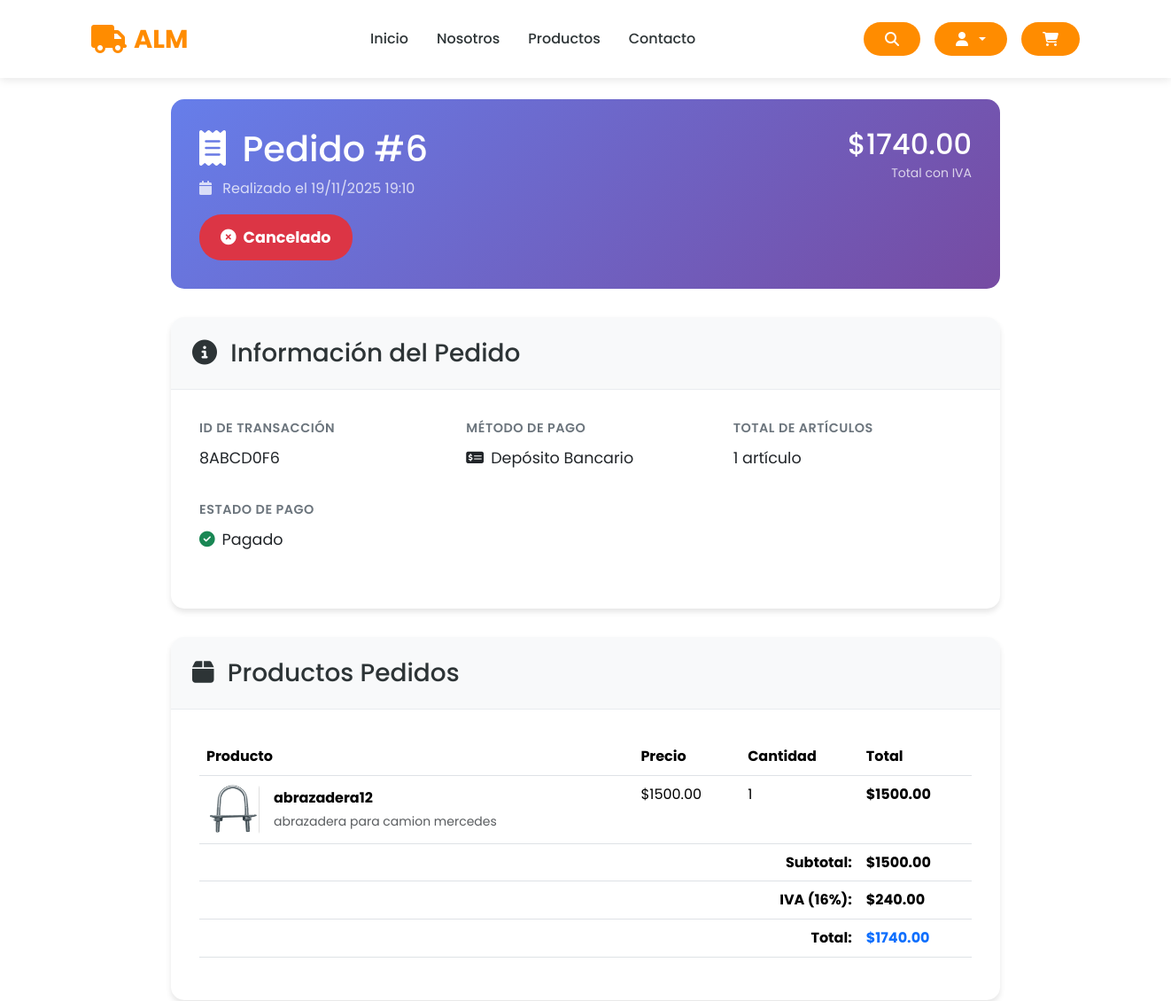
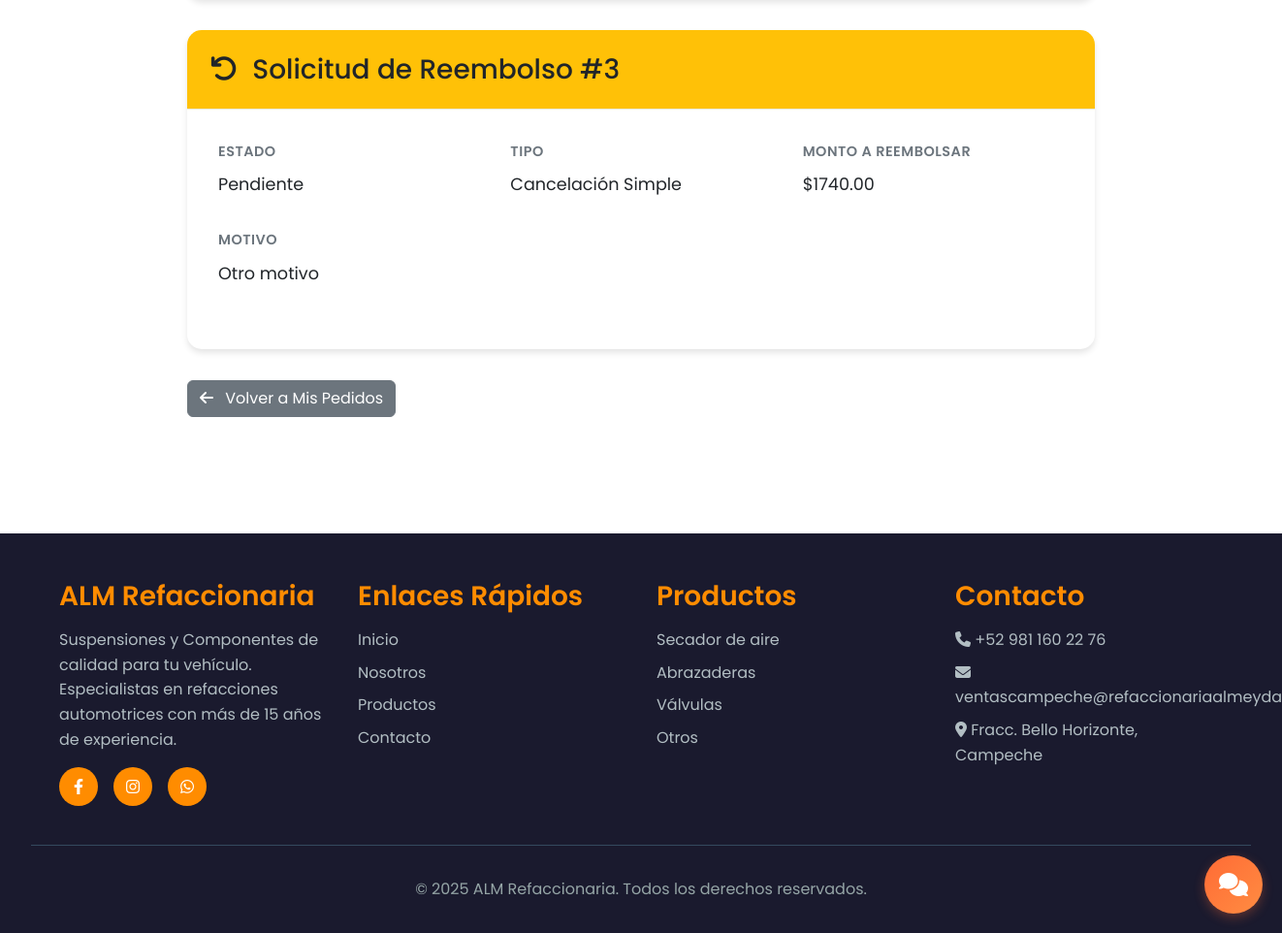
/order/6/detail/ (signed in), run on the app's committed database (2 pictures, top to bottom).
### store/models.py (models this page shows, shortened)
class Order(models.Model):
    STATUS_CHOICES = [
        ('Pendiente', 'Pendiente'),
        ('Procesando', 'Procesando'),
        ('Enviado', 'Enviado'),
        ('Entregado', 'Entregado'),
        ('Cancelado', 'Cancelado'),
    ]
    customer = models.ForeignKey(Customer, on_delete=models.SET_NULL, null=True, blank=True)
    date_ordered = models.DateTimeField(auto_now_add=True)
    complete = models.BooleanField(default=False)
    transaction_id = models.CharField(max_length=200, null=True)
    status = models.CharField(max_length=20, choices=STATUS_CHOICES, default='Pendiente')
    estimated_delivery = models.DateField(null=True, blank=True)
    custom_message = models.TextField(null=True, blank=True)
    @property
    def get_cart_items(self):
        return sum(item.quantity for item in self.orderitem_set.all())
    @property
    def get_cart_total(self):
        return sum(item.get_total for item in self.orderitem_set.all())
    @property
    def get_cart_iva(self):
        return self.get_cart_total * 0.16
    @property
    def get_cart_total_with_iva(self):
        return self.get_cart_total * 1.16

class OrderItem(models.Model):
    product = models.ForeignKey(Product, on_delete=models.SET_NULL, null=True)
    order = models.ForeignKey(Order, on_delete=models.SET_NULL, null=True)
    quantity = models.IntegerField(default=0)
    date_added = models.DateTimeField(auto_now_add=True)
    @property
    def get_total(self):
        if not self.product:  # Si no hay producto
            return 0
        if self.product.offer and self.product.offer_price is not None:
            return self.product.offer_price * self.quantity
        return self.product.price * self.quantity

class Product(models.Model):
    CATEGORY_CHOICES = [
        ('Sujeción y Soporte', 'Sujeción y Soporte'),
        ('Motor y Transmisión', 'Motor y Transmisión'),
        ('Sistema hidraulico y Neumatico', 'Sistema hidraulico y Neumatico'),
        ('Bujes y Casquillos', 'Bujes y Casquillos'),
        ('Sistema de Frenos', 'Sistema de Frenos'),
        ('Accesorios y Misceláneos', 'Accesorios y Misceláneos'),
    ]
    MATERIAL_CHOICES = [
        ('Acero', 'Acero'),
        ('Hierro fundido', 'Hierro fundido'),
        ('Bronce / Latón', 'Bronce / Latón'),
        ('Aluminio', 'Aluminio'),
        ('Goma / Poliuretano', 'Goma / Poliuretano'),
        ('Otro', 'Otro'),
    ]
    PROVEEDOR_CHOICES = [
        ('Productos Almeyda', 'Productos Almeyda'),
    ]
    proveedor = models.CharField(max_length=100, choices=PROVEEDOR_CHOICES)
    seller = models.ForeignKey(User, on_delete=models.CASCADE)
    name = models.CharField(max_length=200)
    description = models.TextField(max_length=1000, null=True, blank=True)
    price = models.FloatField()
    offer_price = models.FloatField(null=True, blank=True)
    offer = models.BooleanField(default=False)
    quantity = models.IntegerField()
    category = models.CharField(max_length=50, choices=CATEGORY_CHOICES)
    height_cm = models.FloatField()
    width_cm = models.FloatField()
    material = models.CharField(max_length=50, choices=MATERIAL_CHOICES)
    likes = models.ManyToManyField(User, related_name='liked_products', blank=True)
    date_of_delivery = models.DateField(null=True, blank=True)
    image = models.ImageField(null=True, blank=False)
    imageuno = models.ImageField(null=True, blank=False)
    imagedos = models.ImageField(null=True, blank=False)
    imagetres = models.ImageField(null=True, blank=False)
    @property
    def imageURL(self):
        try:
            url = self.image.url
        except:
            url = ''
        return url

class Refund(models.Model):
    REFUND_STATUS_CHOICES = [
        ('pending', 'Pendiente'),
        ('approved', 'Aprobado'),
        ('processing', 'Procesando'),
        ('completed', 'Completado'),
        ('rejected', 'Rechazado'),
        ('waiting_return', 'Esperando Devolución'),
        ('product_received', 'Producto Recibido'),
        ('quality_check', 'Verificando Calidad'),
    ]
    REFUND_TYPE_CHOICES = [
        ('cancellation', 'Cancelación Simple'),
        ('return_refund', 'Devolución con Retorno'),
    ]
    REFUND_REASON_CHOICES = [
        ('changed_mind', 'Cambié de opinión'),
        ('wrong_product', 'Producto incorrecto'),
        ('defective', 'Producto defectuoso'),
        ('not_as_described', 'No como se describía'),
        ('damaged_shipping', 'Dañado en envío'),
        ('other', 'Otro motivo'),
    ]
    order = models.OneToOneField(Order, on_delete=models.CASCADE, related_name='refund')
    customer = models.ForeignKey(Customer, on_delete=models.CASCADE)
    refund_type = models.CharField(max_length=20, choices=REFUND_TYPE_CHOICES)
    status = models.CharField(max_length=20, choices=REFUND_STATUS_CHOICES, default='pending')
    reason = models.CharField(max_length=20, choices=REFUND_REASON_CHOICES)
    customer_notes = models.TextField(blank=True, null=True, verbose_name="Comentarios del cliente")
    admin_notes = models.TextField(blank=True, null=True, verbose_name="Notas del administrador")
    refund_amount = models.DecimalField(max_digits=10, decimal_places=2, verbose_name="Monto a reembolsar")
    refund_fee = models.DecimalField(max_digits=10, decimal_places=2, default=0, verbose_name="Com isión por reembolso")
    final_refund_amount = models.DecimalField(max_digits=10, decimal_places=2, verbose_name="Monto final de reembolso")
    requested_at = models.DateTimeField(auto_now_add=True)
    processed_at = models.DateTimeField(null=True, blank=True)
    completed_at = models.DateTimeField(null=True, blank=True)
    return_deadline = models.DateTimeField(null=True, blank=True, verbose_name="Fecha límite para devolver")
    product_returned_at = models.DateTimeField(null=True, blank=True)
    quality_approved = models.BooleanField(null=True, blank=True)
    processed_by = models.ForeignKey(User, on_delete=models.SET_NULL, null=True, blank=True, related_name='processed_refunds')
    class Meta:
        ordering = ['-requested_at']
        verbose_name = "Reembolso"
        verbose_name_plural = "Reembolsos"

### store/views.py (the view)
# urls.py: path('order/<int:order_id>/detail/', views.order_detail, name='order_detail'),
@login_required
def order_detail(request, order_id):
    try:
        customer = request.user.customer
        order = get_object_or_404(Order, id=order_id, customer=customer)
        order_history = OrderHistory.objects.filter(order=order).first()
        shipping_address = ShippingAddress.objects.filter(order=order).first()
        refund = getattr(order, 'refund', None)  # Verificar si existe reembolso
        can_request_refund = order.complete and not refund
        can_cancel = order.status in ['Pendiente', 'Procesando'] and not refund
        requires_return = order.status in ['Enviado', 'Entregado']
        data = cartData(request)
        context = {
            'cartItems': data['cartItems'],
            'order': order,
            'order_history': order_history,
            'shipping_address': shipping_address,
            'refund': refund,
            'can_request_refund': can_request_refund,
            'can_cancel': can_cancel,
            'requires_return': requires_return,
        }
        return render(request, 'store/order_detail.html', context)
    except Customer.DoesNotExist:
        messages.error(request, 'No tienes permisos para ver este pedido.')
        return redirect('order_history')

### store/templates/store/order_detail.html (shortened to what this page needs)
{% extends 'store/base.html' %}
{% load static %}
{% block content %}
<div class="order-detail-container">
    <div class="order-header">
        <div class="d-flex justify-content-between align-items-start">
            <div>
                <h1 class="mb-2">
                    <i class="fas fa-receipt me-2"></i>
                    Pedido #{{ order.id }}
                </h1>
                <p class="mb-3 opacity-75">
                    <i class="fas fa-calendar me-2"></i>
                    Realizado el {{ order.date_ordered|date:"d/m/Y H:i" }}
                </p>
                <div class="order-status-badge
                    {% if order.status == 'Pendiente' %}status-pending
                    {% elif order.status == 'Procesando' %}status-processing
                    {% elif order.status == 'Enviado' %}status-shipped
                    {% elif order.status == 'Entregado' %}status-delivered
                    {% elif order.status == 'Cancelado' %}status-cancelled
                    {% endif %}">
                    {% if order.status == 'Pendiente' %}
                        <i class="fas fa-clock"></i>
                    {% elif order.status == 'Procesando' %}
                        <i class="fas fa-cogs"></i>
                    {% elif order.status == 'Enviado' %}
                        <i class="fas fa-truck"></i>
                    {% elif order.status == 'Entregado' %}
                        <i class="fas fa-check-circle"></i>
                    {% elif order.status == 'Cancelado' %}
                        <i class="fas fa-times-circle"></i>
                    {% endif %}
                    {{ order.status }}
                </div>
            </div>
            <div class="text-end">
                <div class="h2 mb-0">${{ order.get_cart_total_with_iva|floatformat:2 }}</div>
                <small class="opacity-75">Total con IVA</small>
            </div>
        </div>
    </div>
    <div class="detail-card">
        <div class="detail-card-header">
            <h3 class="mb-0">
                <i class="fas fa-info-circle me-2"></i>
                Información del Pedido
            </h3>
        </div>
        <div class="detail-card-body">
            <div class="info-grid">
                <div class="info-item">
                    <span class="info-label">ID de Transacción</span>
                    <span class="info-value">{{ order.transaction_id|default:"No disponible" }}</span>
                </div>
                <div class="info-item">
                    <span class="info-label">Método de Pago</span>
                    <span class="info-value">
                        {% if order_history.payment_method == 'bank-transfer' %}
                            <i class="fas fa-university me-2"></i>Transferencia Bancaria
                        {% elif order_history.payment_method == 'bank-deposit' %}
                            <i class="fas fa-money-check-alt me-2"></i>Depósito Bancario
                        {% elif order_history.payment_method == 'online-payment' %}
                            <i class="fas fa-credit-card me-2"></i>Pago en Línea
                        {% else %}
                            No especificado
                        {% endif %}
                    </span>
                </div>
                <div class="info-item">
                    <span class="info-label">Total de Artículos</span>
                    <span class="info-value">{{ order.get_cart_items }} artículo{{ order.get_cart_items|pluralize }}</span>
                </div>
                <div class="info-item">
                    <span class="info-label">Estado de Pago</span>
                    <span class="info-value">
                        {% if order.complete %}
                            <i class="fas fa-check-circle text-success me-2"></i>Pagado
                        {% else %}
                            <i class="fas fa-clock text-warning me-2"></i>Pendiente
                        {% endif %}
                    </span>
                </div>
            </div>
        </div>
    </div>
    <div class="detail-card">
        <div class="detail-card-header">
            <h3 class="mb-0">
                <i class="fas fa-box me-2"></i>
                Productos Pedidos
            </h3>
        </div>
        <div class="detail-card-body">
            <div class="table-responsive">
                <table class="table">
                    <thead>
                        <tr>
                            <th>Producto</th>
                            <th>Precio</th>
                            <th>Cantidad</th>
                            <th>Total</th>
                        </tr>
                    </thead>
                    <tbody>
                        {% for item in order.orderitem_set.all %}
                        <tr>
                            <td>
                                <div class="d-flex align-items-center">
                                    {% if item.product.image %}
                                        <img src="{{ item.product.imageURL }}" alt="{{ item.product.name }}" width="60" height="60" class="me-3 rounded">
                                    {% else %}
                                        <div class="me-3 bg-light d-flex align-items-center justify-content-center rounded" style="width: 60px; height: 60px;">
                                            <i class="fas fa-image text-muted"></i>
                                        </div>
                                    {% endif %}
                                    <div>
                                        <strong>{{ item.product.name }}</strong>
                                        {% if item.product.description %}
                                            <br><small class="text-muted">{{ item.product.description|truncatewords:10 }}</small>
                                        {% endif %}
                                    </div>
                                </div>
                            </td>
                            <td>${{ item.product.price|floatformat:2 }}</td>
                            <td>{{ item.quantity }}</td>
                            <td><strong>${{ item.get_total|floatformat:2 }}</strong></td>
                        </tr>
                        {% endfor %}
                    </tbody>
                    <tfoot>
                        <tr>
                            <td colspan="3" class="text-end"><strong>Subtotal:</strong></td>
                            <td><strong>${{ order.get_cart_total|floatformat:2 }}</strong></td>
                        </tr>
                        <tr>
                            <td colspan="3" class="text-end"><strong>IVA (16%):</strong></td>
                            <td><strong>${{ order.get_cart_iva|floatformat:2 }}</strong></td>
                        </tr>
                        <tr class="border-top">
                            <td colspan="3" class="text-end"><strong>Total:</strong></td>
                            <td><strong class="text-primary">${{ order.get_cart_total_with_iva|floatformat:2 }}</strong></td>
                        </tr>
                    </tfoot>
                </table>
            </div>
        </div>
    </div>
    {% if refund %}
    <div class="detail-card">
        <div class="detail-card-header bg-warning">
            <h3 class="mb-0 text-dark">
                <i class="fas fa-undo me-2"></i>
                Solicitud de Reembolso #{{ refund.id }}
            </h3>
        </div>
        <div class="detail-card-body">
            <div class="info-grid">
                <div class="info-item">
                    <span class="info-label">Estado</span>
                    <span class="info-value">{{ refund.get_status_display }}</span>
                </div>
                <div class="info-item">
                    <span class="info-label">Tipo</span>
                    <span class="info-value">{{ refund.get_refund_type_display }}</span>
                </div>
                <div class="info-item">
                    <span class="info-label">Monto a Reembolsar</span>
                    <span class="info-value">${{ refund.final_refund_amount|floatformat:2 }}</span>
                </div>
                <div class="info-item">
                    <span class="info-label">Motivo</span>
                    <span class="info-value">{{ refund.get_reason_display }}</span>
                </div>
            </div>
        </div>
    </div>
    {% endif %}
    <div class="d-flex gap-3 mb-4">
        <a href="{% url 'order_history' %}" class="btn btn-secondary">
            <i class="fas fa-arrow-left me-2"></i>
            Volver a Mis Pedidos
        </a>
    </div>
</div>
{% endblock %}

### data on the page
Order: id "6", date_ordered "19/11/2025 19:10", status "Cancelado", get_cart_total_with_iva "1740.00", transaction_id "8ABCD0F6", get_cart_items "1", get_cart_total "1500.00", get_cart_iva "240.00"
OrderItem: product.imageURL (picture), product.name "abrazadera12", product.description "abrazadera para camion mercedes", product.price "1500.00", quantity "1", get_total "1500.00"
Refund: id "3", status "Pendiente", refund_type "Cancelación Simple", final_refund_amount "1740.00", reason "Otro motivo"
